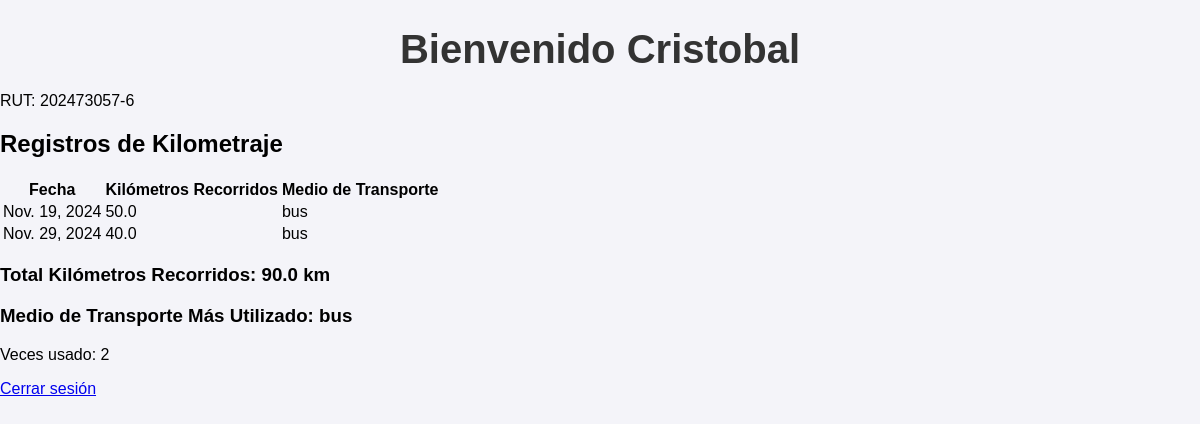
The page /dashboard/ (signed in) on the database its author committed.
### jueguitoAutos/models.py (models this page shows, shortened)
class Usuario(AbstractBaseUser):
    nombre = models.CharField(max_length=100)
    rut = models.CharField(max_length=12, unique=True)  # El RUT será único
    medio_transporte = models.CharField(max_length=50, choices=[('auto', 'Auto'), ('bus', 'Bus'), ('bicicleta', 'Bicicleta'), ('a pie', 'A pie')])
    huella_carbono_total = models.FloatField(default=0.0)
    is_active = models.BooleanField(default=True)
    is_admin = models.BooleanField(default=False)
    USERNAME_FIELD = 'rut'  # o 'nombre' si prefieres usar el nombre como nombre de usuario
    REQUIRED_FIELDS = ['nombre']  # Campos que serán requeridos además de USERNAME_FIELD
    objects = UsuarioManager()

class RegistroKilometraje(models.Model):
    MEDIOS_TRANSPORTE = [
        ('auto', 'Auto'),
        ('bus', 'Bus'),
        ('bicicleta', 'Bicicleta'),
        ('a pie', 'A pie'),
    ]
    usuario = models.ForeignKey(Usuario, on_delete=models.CASCADE)  # Relaciona cada registro con un usuario
    fecha = models.DateField()  # Fecha del registro
    kilometros_recorridos = models.FloatField()  # Kilómetros recorridos en esa semana
    medio_transporte = models.CharField(max_length=20, choices=MEDIOS_TRANSPORTE)  # Medio de transporte utilizado

### jueguitoAutos/views.py (the view)
# urls.py: path('dashboard/', dashboard, name='dashboard'),
@login_required
def dashboard(request):
    usuario = request.user  # Usuario autenticado
    registros = RegistroKilometraje.objects.filter(usuario=usuario)
    total_kilometros = registros.aggregate(total=Sum('kilometros_recorridos'))['total'] or 0
    medio_transporte_mas_utilizado = registros.values('medio_transporte').annotate(
        count=Count('medio_transporte')
    ).order_by('-count').first()
    context = {
        'usuario': usuario,
        'registros': registros,
        'total_kilometros': total_kilometros,
        'medio_transporte_mas_utilizado': medio_transporte_mas_utilizado
    }
    return render(request, 'dashboard.html', context)

### jueguitoAutos/templates/dashboard.html (shortened to what this page needs)
{% load static %}
<!DOCTYPE html>
<html lang="en">
<head>
    <link rel="stylesheet" href="{% static 'css/dashboard.css' %}">
</head>
<body>
    <h1>Bienvenido {{ usuario.nombre }}</h1>
    <p>RUT: {{ usuario.rut }}</p>
    <h2>Registros de Kilometraje</h2>
    <table>
        <thead>
            <tr>
                <th>Fecha</th>
                <th>Kilómetros Recorridos</th>
                <th>Medio de Transporte</th>
            </tr>
        </thead>
        <tbody>
            {% for registro in registros %}
            <tr>
                <td>{{ registro.fecha }}</td>
                <td>{{ registro.kilometros_recorridos }}</td>
                <td>{{ registro.medio_transporte }}</td>
            </tr>
            {% endfor %}
        </tbody>
    </table>
    <h3>Total Kilómetros Recorridos: {{ total_kilometros }} km</h3>
    {% if medio_transporte_mas_utilizado %}
    <h3>Medio de Transporte Más Utilizado: {{ medio_transporte_mas_utilizado.medio_transporte }}</h3>
    <p>Veces usado: {{ medio_transporte_mas_utilizado.count }}</p>
    {% endif %}
    <a href="{% url 'logout' %}">Cerrar sesión</a>
</body>
</html>

### static/css/dashboard.css (style rules this page uses)
body { font-family: Arial, sans-serif; margin: 0; padding: 0; background-color: #f4f4f9; }
h1 { text-align: center; color: #333; font-size: 2.5em; margin-bottom: 20px; }

### rows shown on the page
Usuario: nombre "Cristobal", rut "202473057-6"
RegistroKilometraje: fecha "Nov. 19, 2024", kilometros_recorridos "50.0", medio_transporte "bus"
RegistroKilometraje: fecha "Nov. 29, 2024", kilometros_recorridos "40.0", medio_transporte "bus"

### other values the page prints
{{ total_kilometros }} "90.0"
{{ medio_transporte_mas_utilizado.medio_transporte }} "bus"
{{ medio_transporte_mas_utilizado.count }} "2"
